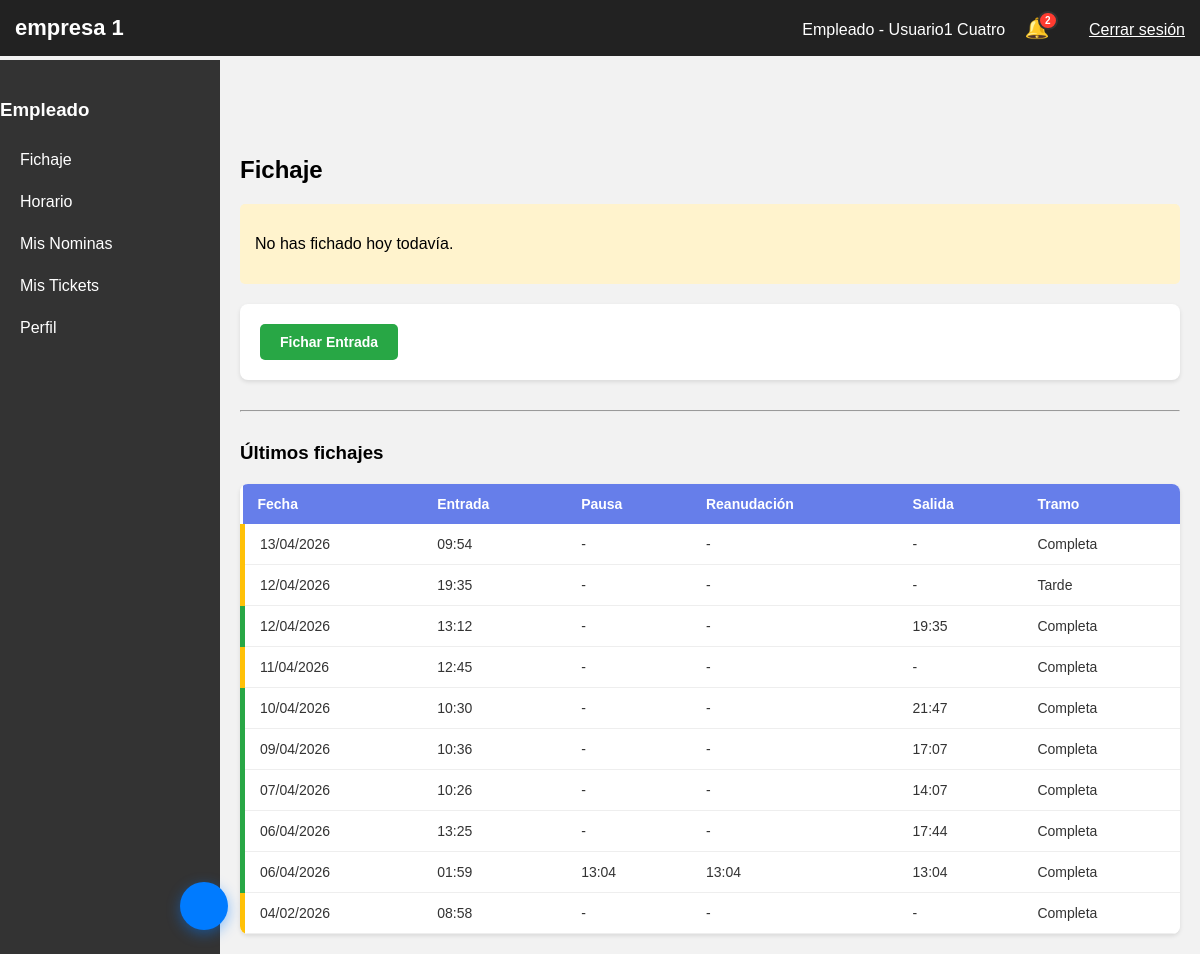
The page /panel.php (signed in) on the database as committed earlier.
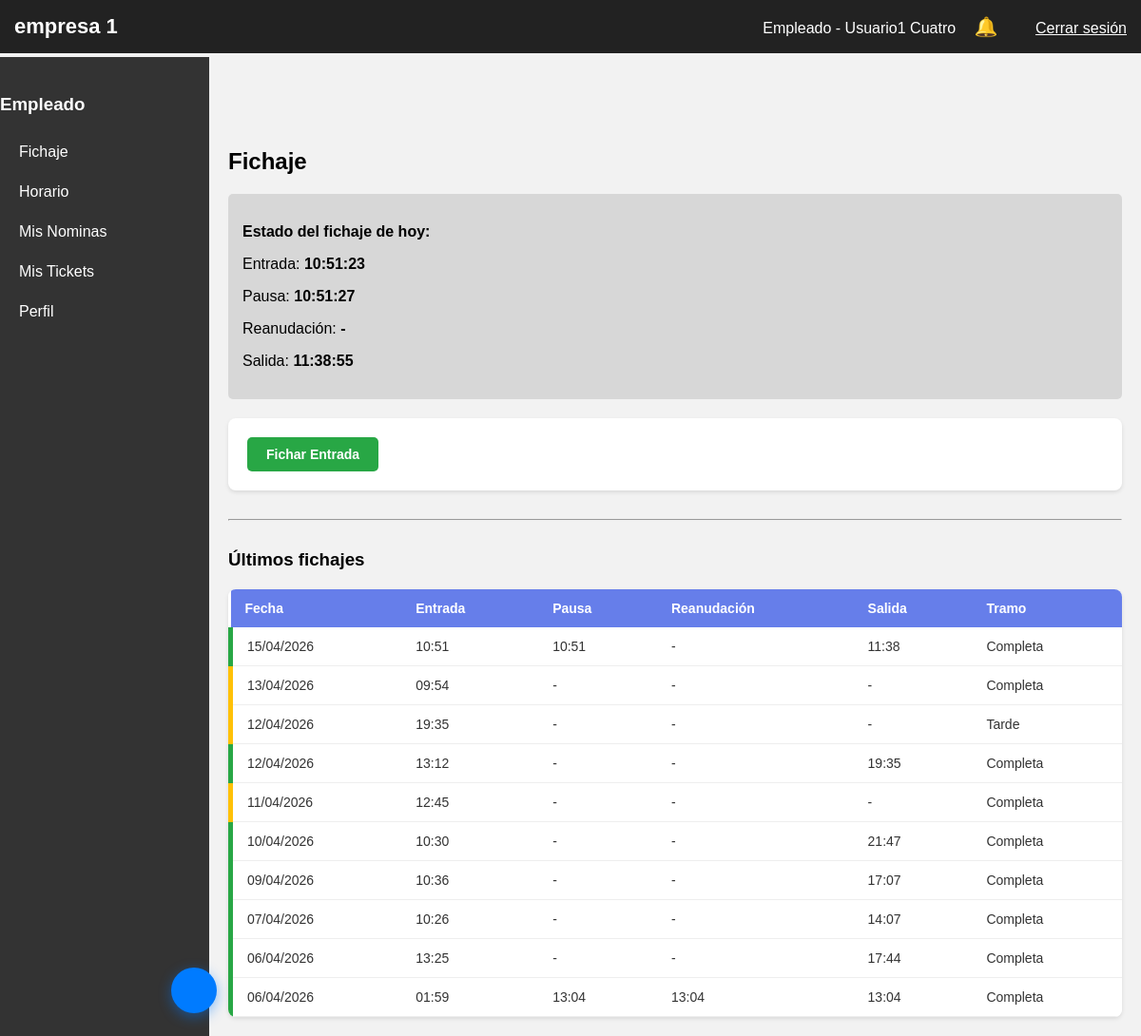
The same page on the database as committed later.
### tables this page shows
CREATE TABLE `fichaje` (
  `id_fichaje` int(11) NOT NULL,
  `id_usuario` int(11) NOT NULL,
  `fecha` date NOT NULL,
  `hora_entrada` time DEFAULT NULL,
  `hora_pausa` time DEFAULT NULL,
  `hora_reanudacion` time DEFAULT NULL,
  `hora_salida` time DEFAULT NULL,
  `tipo` varchar(50) DEFAULT NULL,
  `observaciones` text DEFAULT NULL
);

### secciones/fichaje.php (the view, shortened to what the changed rows need)
<link rel="stylesheet" href="css/fichaje.css">
<?php
$tienePartidaM = false;
$tienePartidaT = false;
$hiM = $hfM = $hiT = $hfT = null;
$esPartida = $tienePartidaM || $tienePartidaT;
$sqlF = "SELECT * FROM FICHAJE WHERE id_usuario = :idu AND fecha = CURDATE() ORDER BY id_fichaje ASC";
$stmtF = $pdo->prepare($sqlF);
$stmtF->execute(['idu' => $usuario['id']]);
$fichajesHoy = $stmtF->fetchAll(PDO::FETCH_ASSOC);
$fichajeHoy   = $fichajesHoy[0] ?? null;
$fichajeTarde = $fichajesHoy[1] ?? null;
$mananaCerrado   = $fichajeHoy && $fichajeHoy['hora_salida'] !== null;
$pMostrarEntM    = !$fichajeHoy;
$pMostrarSalM    = $fichajeHoy && $fichajeHoy['hora_entrada'] !== null && $fichajeHoy['hora_salida'] === null;
$pMostrarEntT    = $mananaCerrado && (!$fichajeTarde || $fichajeTarde['hora_salida'] !== null);
$pMostrarSalT    = $fichajeTarde && $fichajeTarde['hora_entrada'] !== null && $fichajeTarde['hora_salida'] === null;
$jornadaCompleta = $mananaCerrado && $fichajeTarde && $fichajeTarde['hora_salida'] !== null;
$acceso_permitido = fichaje_ip_permitida($pdo, (int)$_SESSION['empresa_activa']);
?>
<h2> Fichaje</h2>
<?php if ($esPartida): ?>
    <!-- ======================================
         JORNADA PARTIDA
    ======================================= -->
    <div style="background:#e8eaf6;border-left:4px solid #3f51b5;padding:15px;border-radius:5px;margin-bottom:15px;">
        <p><strong> Hoy tienes una <u>jornada partida</u></strong></p>
        <?php if ($tienePartidaM): ?>
            <p> Primer Tramo: <strong><?= substr($hiM,0,5) ?> – <?= substr($hfM,0,5) ?></strong></p>
        <?php endif; ?>
        <?php if ($tienePartidaT): ?>
            <p> Segundo Tramo: <strong><?= substr($hiT,0,5) ?> – <?= substr($hfT,0,5) ?></strong></p>
        <?php endif; ?>
    </div>
    <div style="display:grid;grid-template-columns:1fr 1fr;gap:10px;margin-bottom:20px;">
        <div style="background:#f0f4ff;padding:15px;border-radius:5px;">
            <p><strong> Primer tramo</strong></p>
            <?php if ($fichajeHoy): ?>
                <p> Entrada: <strong><?= substr($fichajeHoy['hora_entrada'],0,5) ?? '-' ?></strong></p>
                <p> Salida: <strong><?= $fichajeHoy['hora_salida'] ? substr($fichajeHoy['hora_salida'],0,5) : '—' ?></strong></p>
            <?php else: ?>
                <p style="color:#888;">Sin fichar</p>
            <?php endif; ?>
        </div>
        <div style="background:#fce4ec;padding:15px;border-radius:5px;">
            <p><strong> Segundo Tramo</strong></p>
            <?php if ($fichajeTarde): ?>
                <p> Entrada: <strong><?= substr($fichajeTarde['hora_entrada'],0,5) ?? '-' ?></strong></p>
                <p> Salida: <strong><?= $fichajeTarde['hora_salida'] ? substr($fichajeTarde['hora_salida'],0,5) : '—' ?></strong></p>
            <?php else: ?>
                <p style="color:#888;">Sin fichar</p>
            <?php endif; ?>
        </div>
    </div>
    <div class="fichaje-panel">
        <?php if ($acceso_permitido): ?>
            <form action="secciones/fichaje_accion.php" method="POST">
                <?php if ($jornadaCompleta): ?>
                    <p style="color:#28a745;font-weight:bold;padding:10px;"> Jornada partida completada</p>
                <?php else: ?>
                    <?php if ($pMostrarEntM): ?>
                        <button type="submit" name="accion" value="entrada" class="btn-fichaje btn-entrada"> Entrada Mañana</button>
                    <?php endif; ?>
                    <?php if ($pMostrarSalM): ?>
                        <button type="submit" name="accion" value="salida" class="btn-fichaje btn-salida"> Salida Mañana</button>
                    <?php endif; ?>
                    <?php if ($pMostrarEntT): ?>
                        <button type="submit" name="accion" value="entrada_tarde" class="btn-fichaje btn-reanudar" style="background:#3f51b5;"> Entrada Tarde</button>
                    <?php endif; ?>
                    <?php if ($pMostrarSalT): ?>
                        <button type="submit" name="accion" value="salida_tarde" class="btn-fichaje btn-salida" style="background:#880e4f;"> Salida Tarde</button>
                    <?php endif; ?>
                <?php endif; ?>
            </form>
        <?php else: ?>
            <div style="background:#fff3f3;color:#d32f2f;padding:20px;border-radius:8px;border:1px solid #ffcdd2;text-align:center;">
                <strong>🚫 Acceso Restringido</strong>
                <p style="margin:10px 0 0;">Solo puedes fichar desde la red del despacho.</p>
                <small>Tu IP: <?= $ip_usuario ?></small>
            </div>
        <?php endif; ?>
    </div>
<?php else: ?>
    <?php if($fichajeHoy): ?>
        <div style="background:#cacacaa8;padding:15px;border-radius:5px;margin-bottom:20px;">
            <p><strong>Estado del fichaje de hoy:</strong></p>
            <p> Entrada: <strong><?= $fichajeHoy['hora_entrada'] ?? '-' ?></strong></p>
            <p> Pausa: <strong><?= $fichajeHoy['hora_pausa'] ?? '-' ?></strong></p>
            <p> Reanudación: <strong><?= $fichajeHoy['hora_reanudacion'] ?? '-' ?></strong></p>
            <p> Salida: <strong><?= $fichajeHoy['hora_salida'] ?? '-' ?></strong></p>
        </div>
    <?php else: ?>
        <div style="background:#fff3cd;padding:15px;border-radius:5px;margin-bottom:20px;">
            <p> No has fichado hoy todavía.</p>
        </div>
    <?php endif; ?>
<?php endif; ?>
<?php
$sqlH = "SELECT * FROM FICHAJE WHERE id_usuario = :idu ORDER BY fecha DESC, id_fichaje DESC LIMIT 10";
$stmtHL = $pdo->prepare($sqlH);
$stmtHL->execute(['idu' => $usuario['id']]);
$historial = $stmtHL->fetchAll(PDO::FETCH_ASSOC);
if(count($historial) > 0):
?>
<div class="table-container">
    <table class="fichajes-table">
        <thead>
            <tr>
                <th>Fecha</th><th>Entrada</th><th>Pausa</th><th>Reanudación</th><th>Salida</th><th>Tramo</th>
            </tr>
        </thead>
        <tbody>
            <?php foreach($historial as $f):
                $tipo_f = $f['tipo'] ?? 'normal';
                $claseF = $f['hora_salida'] ? 'fila-completo' : 'fila-proceso';
                $tramoLabel = match($tipo_f) {
                    'partida_tarde'  => ' Tarde',
                    default          => ' Completa'
                };
            ?>
            <tr class="<?= $claseF ?>">
                <td><?= date('d/m/Y', strtotime($f['fecha'])) ?></td>
                <td><?= $f['hora_entrada'] ? substr($f['hora_entrada'],0,5) : '-' ?></td>
                <td><?= $f['hora_pausa'] ? substr($f['hora_pausa'],0,5) : '-' ?></td>
                <td><?= $f['hora_reanudacion'] ? substr($f['hora_reanudacion'],0,5) : '-' ?></td>
                <td><?= $f['hora_salida'] ? substr($f['hora_salida'],0,5) : '-' ?></td>
                <td><?= $tramoLabel ?></td>
            </tr>
            <?php endforeach; ?>
        </tbody>
    </table>
</div>
<?php else: ?>
    <p>No hay fichajes registrados.</p>
<?php endif; ?>

### panel.php (shortened to what the changed rows need)
<?php
require_once 'config.php';
$usuario  = $_SESSION['usuario'];
$idUsuario = $usuario['id'];
$esAdmin  = $_SESSION['es_admin'] ?? null;
$seccion = $_GET['seccion'] ?? 'fichaje';
$empresa  = $_SESSION['empresa_activa'];
$cssFile  = "css/empresa_$empresa.css";
?>
<!DOCTYPE html>
<html lang="es">
<head>
    <link rel="stylesheet" href="<?= $cssFile ?>">
    <link rel="stylesheet" href="css/panel.css">
</head>
<body>
    <header>
        <div>
            <div class="notification-container" style="display: inline-block; position: relative; margin-right: 15px;">
                <?php
                $stmtNotif = $pdo->prepare("SELECT COUNT(*) FROM NOTIFICACIONES WHERE id_usuario = ? AND leida = 0");
                $stmtNotif->execute([$idUsuario]);
                $countNotif = $stmtNotif->fetchColumn();
                $badge = ($countNotif > 9) ? '9+' : $countNotif;
                ?>
                <a href="panel.php?seccion=notificaciones" style="text-decoration: none; font-size: 20px;">
                    🔔
                    <?php if ($countNotif > 0): ?>
                        <span class="notification-badge"><?= $badge ?></span>
                    <?php endif; ?>
                </a>
            </div>
        </div>
    </header>
    <main>
        <?php
        if (!$esAdmin) {
            if ($seccion === "fichaje") include "secciones/fichaje.php";
        }
        ?>
    </main>
</body>
</html>

Rows that differ between the two databases and show on the page:
no longer on this page (row unchanged): fichaje: fecha "04/02/2026", hora_entrada "08:58", tipo "Completa"
added fichaje: hora_entrada "10:51:23", hora_pausa "10:51:27", hora_reanudacion "-", hora_salida "11:38:55", fecha "15/04/2026", hora_entrada "10:51", hora_pausa "10:51", hora_salida "11:38", tipo "Completa"
Other text that changed with them:
$badge: "2" → (not shown)
text no longer shown: "No has fichado hoy todavía."
text now shown: "Estado del fichaje de hoy: Entrada: Pausa: Reanudación: Salida:"
